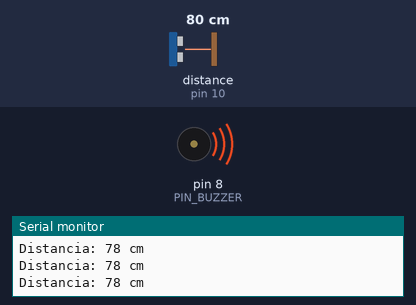
This program was run on a simulated Arduino Uno, built with avr-gcc and run on an emulated ATmega328P. Parts: buzzer (waves = sounding, pin HIGH), the last lines printed to the serial monitor. Wiring (inferred from the names in the program): ultrasonic range finder: trigger pin 9; echo pin 10. The test bench sets the inputs (shaded band); at power-on: distance to the obstacle (sensor on pin 10) 80 cm. The echo pulse lasts 58.3 µs per cm; pins used as bus, display or sensor lines are not drawn.

Above: at 0.88 s.
1.3 s: distance to the obstacle (sensor on pin 10) set to 2 cm
At 2.0 s:
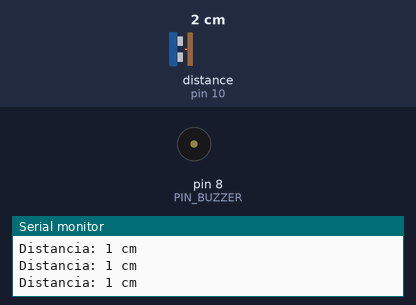
4.3 s: distance to the obstacle (sensor on pin 10) set to 35 cm
At 4.42 s:
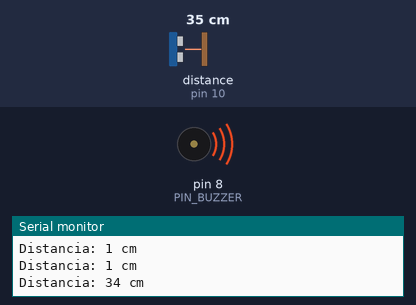
Timing chart, 0 to 13.3 s (numbered marks = the images above; inputs shaded):
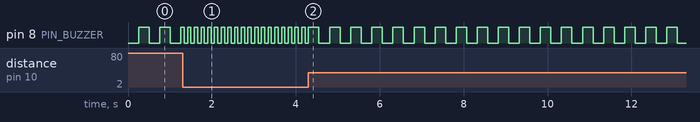

The program:

main.cpp
```cpp
/*
 * Bengala Inteligente - programa principal
 *
 * A cada ciclo do loop():
 *   1. mede a distância do obstáculo (já filtrada por média móvel);
 *   2. atualiza o alerta sonoro conforme a distância;
 *   3. imprime a distância no monitor serial (115200 baud) a cada 200 ms.
 *
 * As funções estão em Bengala.cpp e os pinos em Bengala.h.
 */
#include <Arduino.h>
#include "Bengala.h"

void setup() {
    Serial.begin(115200);
    setupBengala();
    Serial.println("--- Bengala Inteligente Inicializada ---");
}

void loop() {
    int distancia = lerDistanciaCM();

    // Atualiza o alerta continuamente
    atualizarAlertaSonoro(distancia);

    // Exibe no Serial a cada 200ms para depuração
    static unsigned long ultimoPrint = 0;
    if (millis() - ultimoPrint >= 200) {
        ultimoPrint = millis();
        Serial.print("Distancia: ");
        Serial.print(distancia);
        Serial.println(" cm");
    }
}
```

Bengala.cpp
```cpp
/*
 * Bengala Inteligente - leitura do sensor, filtro e alerta sonoro
 *
 * - lerDistanciaCM(): mede a distância com o HC-SR04 e aplica a média móvel.
 * - atualizarAlertaSonoro(): define o ritmo do buzzer conforme a distância.
 *
 * Os pinos estão definidos em Bengala.h.
 */
#include "Bengala.h"

// Filtro de média móvel (5 leituras) para suavizar o ruído do HC-SR04
const int NUM_LEITURAS = 5;
int leituras[NUM_LEITURAS];
int indiceLeitura = 0;
long somaLeituras = 0;

void setupBengala() {
    pinMode(PIN_TRIG, OUTPUT);
    pinMode(PIN_ECHO, INPUT);
    pinMode(PIN_BUZZER, OUTPUT);
    digitalWrite(PIN_TRIG, LOW);

    // Inicia a janela com zeros: nas primeiras leituras a média sai subestimada, até a janela encher
    for (int i = 0; i < NUM_LEITURAS; i++) {
        leituras[i] = 0;
    }
}

int lerDistanciaCM() {
    // Pulso ultrassônico
    digitalWrite(PIN_TRIG, HIGH);
    delayMicroseconds(10);
    digitalWrite(PIN_TRIG, LOW);

    // Mede o tempo do eco em µs; timeout de 30 ms (cerca de 5 m, acima do alcance do sensor)
    long duracao = pulseIn(PIN_ECHO, HIGH, 30000);
    // Sem eco: 999 cm (sem obstáculo). Senão: distância = tempo × velocidade do som (0,034 cm/µs) ÷ 2, pois o som vai e volta
    int distanciaAtual = (duracao == 0) ? 999 : static_cast<int>(duracao * 0.034 / 2);

    // Remove da soma a leitura mais antiga, coloca a nova no lugar e avança o índice (buffer circular)
    somaLeituras = somaLeituras - leituras[indiceLeitura];
    leituras[indiceLeitura] = distanciaAtual;
    somaLeituras = somaLeituras + leituras[indiceLeitura];
    indiceLeitura = (indiceLeitura + 1) % NUM_LEITURAS;

    return static_cast<int>(somaLeituras / NUM_LEITURAS);
}

void atualizarAlertaSonoro(int distancia) {
    static unsigned long ultimaTrocaState = 0;
    static bool buzzerLigado = false;

    unsigned long tempoAtual = millis();
    unsigned long intervalo = 0;

    // intervalo = tempo (ms) entre ligar e desligar o buzzer: quanto menor, mais rápido o bipe
    if (distancia > 0 && distancia <= 30) {
        intervalo = 80;   // Muito perto: bipes rápidos
    } else if (distancia > 30 && distancia <= 80) {
        intervalo = 250;  // Distância média
    } else if (distancia > 80 && distancia <= 150) {
        intervalo = 500;  // Distância longa
    } else {
        digitalWrite(PIN_BUZZER, LOW);
        buzzerLigado = false;
        return;
    }

    // Alterna o buzzer usando millis() (sem delay), para não travar a leitura do sensor
    if (tempoAtual - ultimaTrocaState >= static_cast<unsigned long>(intervalo)) {
        ultimaTrocaState = tempoAtual;
        buzzerLigado = !buzzerLigado;
        digitalWrite(PIN_BUZZER, buzzerLigado ? HIGH : LOW);
    }
}
```

Bengala.h
```cpp
/*
 * Bengala Inteligente - definições de pinos e funções
 *
 * Ligações no Arduino Uno:
 *
 *   Sensor ultrassônico HC-SR04
 *     VCC  -> 5V
 *     GND  -> GND
 *     TRIG -> D9   (saída: dispara o pulso ultrassônico)
 *     ECHO -> D10  (entrada: recebe o eco)
 *
 *   Buzzer ativo 5 V
 *     (+)  -> D8   (saída: liga e desliga o som)
 *     (-)  -> GND
 */
#ifndef BENGALA_H
#define BENGALA_H

#include <Arduino.h>

// Definição dos Pinos
constexpr uint8_t PIN_TRIG = 9;
constexpr uint8_t PIN_ECHO = 10;
constexpr uint8_t PIN_BUZZER = 8;

// Protótipos das Funções
void setupBengala();
int lerDistanciaCM();
void atualizarAlertaSonoro(int distancia);

#endif
```

Measured:
- after the input at 1.3 s, pin 8 (PIN_BUZZER): alternates HIGH for 0.08 s and LOW for 0.08 s, starting at once
- after the input at 4.3 s, pin 8 (PIN_BUZZER): alternates HIGH for 0.25 s and LOW for 0.25 s, starting after 0.25 s
- by itself, pin 8 (PIN_BUZZER): alternates HIGH for 0.25 s and LOW for 0.25 s
